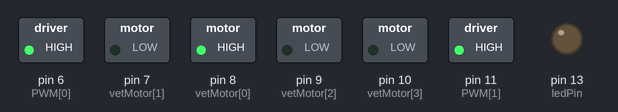
A sketch run on a simulated Arduino Uno, built with avr-gcc and run on an emulated ATmega328P. Shown: switched loads named in the sketch (green lamp = pin HIGH), output pins drawn as LEDs (lit = HIGH). What the sketch prints to the serial monitor is not drawn.

Above: at 0.1 s.
Timing chart, 0 to 1.6 s (numbered marks = the images above):
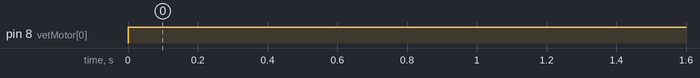

The sketch:

Joeson_prioridade.ino
```cpp
/*
  ORIENTADOR: UTHANT VICENTIN LEITE
  PROGRAMADOR: WAN SONG ROCHA
  AUXILIAR: MÁRCUS VINÍCIUS LOBO COSTA
  VERSÃO: 1.3
  COMPILADOR: ARDUINO 1.8.5
  SISTEMA EMBARCADO: ESP-32 (Controladora NodeMCU-325)
  OBJETIVO: PROGRAMAÇÃO ELABORADA PARA PROJETO DE EXTENSÃO DE ROBÓTICA DA UNIVERSIDADE FEDERAL DE RONDÔNIA E PARTICIPAÇÃO EM CAMPEONATOS.
  PROGRAMAÇÃO: O ALGORITMO UTILIZA UMA ESTRUTURA DE DADOS, DENOMINADO-SE FILA DE PRIORIDADES. AO DECORRER QUE É REALIZADO INSERCÕES NESSA FILA, OS VALORES SÃO POSICIONADOS DE
  FORMA CRESCENTE. PORTANTO QUANDO EXECUTADO, A ESTRUTURA IRÁ PEGAR A ÚLTIMA POSIÇÃO DA FILA. EM RELAÇÃO AS PRIORIDADES, FOI COLOCADO MAIOR ENFÂSE NOS INFRAVERMELHOS, POIS A
  LEITURA DAS LINHAS É EFETUADO POR ELES E A MAIOR IMPORTÂNCIA É NÃO SAIR DA ÁEREA DESIGNIDA (DOJÔ), QUE FICA DELIMITADA POR LINHAS.

  OBS: O ALGORITMO AINDA NÃO FOI TESTADO NO ROBÔ. AINDA FALTA O QUESITO DE ENERGIZA O MOTOR, PARA USAR O SEU TORQUE MÁXIMO.
*/

#include <stdio.h>
#include <stdlib.h>
#include "FilaPrioridade.h"
#include <SoftwareSerial.h>
//#include "BluetoothSerial.h"
const int ledPin = 13;

int incomingByte;
SoftwareSerial bluetooth(2,3);
//BluetoothSerial SerialBT;

void setup(){


  Serial.begin(9600);
  bluetooth.begin(9600);

  //ACIONANDO OS MOTORES
  for(i = 0 ; i < 4 ; i++)
     pinMode(vetMotor[i], OUTPUT);

  //ACIONANDO TODOS OS SENSOR ULTRA E PWM
  for(i=0;i<2;i++){

    pinMode(TRIGGER[i], OUTPUT);
    pinMode(ECHO[i], INPUT);
    digitalWrite(TRIGGER[i], LOW);
    delayMicroseconds(10);
    pinMode(PWM[i], OUTPUT);
    analogWrite(PWM[i], 255);
    pinMode(INFRAVERMELHO[i], INPUT);

  }
   pinMode(ledPin, OUTPUT);
  /*
  ledcSetup(0,5000,8);
  ledcAttachPin(PWM[0],0);
  ledcWrite(0,255);

  ledcSetup(1,5000,8);
  ledcAttachPin(PWM[1],1);
  ledcWrite(1,255);
  */

  //DIRECAO(vetMotor, ESQUERDA);

  //Dir = 1; // ROBO ESTA INDO , A PRIORI, PARA FRENTE

}// FIM SETUP

void loop(){

    DIRECAO(vetMotor,TESTES);
//  fp = cria_FilaPrio();
//
//  PRIORIDADE_CM0 = 0;
//  PRIORIDADE_CM1 = 0;
//  PRIORIDADE_QRE = 0;
//
//  //LENDO OS SENSORES
//  for(i = 0 ; i < 2 ; i++){
//    QRE[i] = analogRead(INFRAVERMELHO[i]);
//    TEMPO_CM[i] = ULTRASSONICO(i);
//  }
//
//
//  // SE ENCONTRAR ALGUEM COM O SENSOR DA FRENTE
//  if(TEMPO_CM[0] <= RETORNO_ULTRASSONICO)
//    PRIORIDADE_CM0 = 2;
//
//  // SE ENCONTRAR ALGUEM COM O SENSOR DE TRAS
//  if(TEMPO_CM[1] <= RETORNO_ULTRASSONICO)
//    PRIORIDADE_CM1 = 1;
//
//  // SE ENCONTRAR A FAIXA COM SENSOR DA FRENTE
//  if((QRE[0] >= FAIXA)||(QRE[1] >= FAIXA))
//    PRIORIDADE_QRE = 3;
//
  Serial.print("INFRA - ");
  Serial.print(QRE[0]);
  Serial.print(" - ");
  Serial.print(QRE[1]);
  Serial.println("");
////  Inserindo na fila de prioridade
//  insere_FilaPrio(fp,PRIORIDADE_CM0);
//  insere_FilaPrio(fp,PRIORIDADE_CM1);
//  insere_FilaPrio(fp,PRIORIDADE_QRE);
//
//  //Executa a maior prioridade ( prioridade a ser executada )
//  if(executa_FilaPrio(fp)){
//    free(fp);
//  }

}// FIM VOID LOOP

FilaPrio* cria_FilaPrio(){

    FilaPrio *fp;
    fp = (FilaPrio*) malloc(sizeof(struct fila_prioridade));
    if(fp != NULL)
        fp->qtd = 0;

    return fp;


}

int insere_FilaPrio(FilaPrio* fp, int prioridade){

    int i = fp->qtd-1;

    while(i >= 0 && fp->dados[i].prio >= prioridade){
        fp->dados[i+1] = fp->dados[i];
        i--;
    }

    fp->dados[i+1].prio = prioridade;
    fp->qtd++;

    return 1;
}

int executa_FilaPrio(FilaPrio* fp){

  for(i=0;i<3;i++){

    Serial.print(fp->dados[i].prio);
    Serial.print(" ");

  }
    Serial.println();

    int aux = fp->qtd-1;
    switch(fp->dados[aux].prio){

    // ENCONTROU COM SENSOR DE TRAS
    case 1: Dir = 0;
            DIRECAO(vetMotor,TRAS);
            Serial.println("Entrei aqui 1");
            return 1;

    // ENCONTROU COM SENSOR DA FRENTE
    case 2: Dir = 1;
            DIRECAO(vetMotor,FRENTE);
            Serial.println("Entrei aqui 2");
            return 1;

    // ENCONTROU A FAIXA
    case 3:if(Dir == 1){
            Serial.println("Entrei aqui 3 - DIR 1");
            tempoAnterior = millis();
            DIRECAO(vetMotor, DIREITA);
            if(!GIRO())
              return 1;
           }

           else{
            Serial.println("Entrei aqui 3 - DIR 0");
            tempoAnterior = millis();
            DIRECAO(vetMotor, DIREITA);
            if(!GIRO())
              return 1;
           }
            return 0;

            default:
            return 1;

  }//fim switch

  return 0;
}

//FUNCAO PARA MOVIMENTACAO DO ROBO
void DIRECAO(int vetMotor[4], int Movimento[4]){

  for(i=0 ; i < 4 ; i++)
    digitalWrite(vetMotor[i], Movimento[i]);

}

//FUNCAO PARA LEITURA DO ULTRASSONICO
int ULTRASSONICO (int K){

 digitalWrite(TRIGGER[K], HIGH);
 delayMicroseconds(10);
 digitalWrite(TRIGGER[K], LOW);
 TEMPO = pulseIn(ECHO[K], HIGH);

 VALOR_CM = ( unsigned int) TEMPO / 29 / 2;

 return VALOR_CM;


}

int GIRO(){

  free(fp);

  if(Dir)
    intervalo = 2500;
  else
    intervalo = 1500;


  do{

  fp = cria_FilaPrio();
  PRIORIDADE_CM0 = 0;
  PRIORIDADE_CM1 = 0;

  //LENDO OS SENSORES
  for(i = 0 ; i < 2 ; i++)
    TEMPO_CM[i] = ULTRASSONICO(i);

  // SE ENCONTRAR ALGUEM COM O SENSOR DA FRENTE
  if(TEMPO_CM[0] <= RETORNO_ULTRASSONICO)
    PRIORIDADE_CM0 = 2;

  // SE ENCONTRAR ALGUEM COM O SENSOR DE TRAS
  if(TEMPO_CM[1] <= RETORNO_ULTRASSONICO)
    PRIORIDADE_CM1 = 1;

  //Inserindo na fila de prioridade
  insere_FilaPrio(fp,PRIORIDADE_CM0);
  insere_FilaPrio(fp,PRIORIDADE_CM1);
  insere_FilaPrio(fp,0);

  if((PRIORIDADE_CM1 <= RETORNO_ULTRASSONICO) || (PRIORIDADE_CM0 <= RETORNO_ULTRASSONICO)){
    executa_FilaPrio(fp);
    return 0;
  }

  free(fp);
  tempoAtual = millis();

  }while(tempoAtual - tempoAnterior <= intervalo);

  Dir = 1;
  DIRECAO(vetMotor, FRENTE);
  Serial.println("NAO ENCONTREI NINGUEM NO GIRO!!");
  return 1;
}
```

FilaPrioridade.h
```cpp
//Arquivo FilaPrioridade.h
#define MAX 3
#define FAIXA 800 //SENSOR QRE
#define RETORNO_ULTRASSONICO 10 //SENSOR ULTRASSONICO - METADE DO DIAMETRO DA PISTA -

struct DEFINICAO_PRIORIDADE{
    int prio;
};

typedef struct fila_prioridade{
    int qtd;
    struct DEFINICAO_PRIORIDADE dados[MAX];
}FilaPrio;

FilaPrio *fp;

/* ASSINATURA DE FUNÇÕES */
FilaPrio* cria_FilaPrio();
int insere_FilaPrio(FilaPrio* fp, int prioridade);
int executa_FilaPrio(FilaPrio* fp);
void DIRECAO(int vetMotor[4], int Movimento[4]);
int ULTRASSONICO (int K);
/* -------------------------*/

/*DECLARANDO TODAS AS PORTAS/PINAGEM DO ROBO 8 7 9 10*/
int vetMotor[4] = {8,7,9,10};
unsigned int PWM[2] = {6,11};
unsigned int INFRAVERMELHO[2] = {0,1};
unsigned int ECHO[2] = {3,12};
unsigned int TRIGGER[2] = {4,13}; //4,13
unsigned int QRE[2] = {0,0};
unsigned int i;
/* ------------------------------------------*/

/* DECLARANDO AS VARIAVEIS DE TEMPO*/
unsigned long tempoAtual,tempoAtualB;
unsigned long tempoAnterior = 0, tempoAnteriorB = 0; //MILLIS
long intervalo = 0 , intervaloB = 100; //MILLIS
/* ------------------------------------------*/

unsigned int TEMPO, TEMPO_CM[2], VALOR_CM;
int PRIORIDADE_CM0,PRIORIDADE_CM1,PRIORIDADE_QRE,PRIORIDADE_QRE1,Dir;

int PARADO[4] = {0,0,0,0},
    DIREITA[4] = {0,1,0,1},
    FRENTE[4] = {1,0,0,1},
    ESQUERDA[4] = {1,0,1,0},
    TRAS[4] = {0,1,1,0},
    TESTES[4] = {1,0,0,0};
```

Measured:
- by itself, pin 8 (vetMotor[0]): LOW → HIGH at 0.00 s
